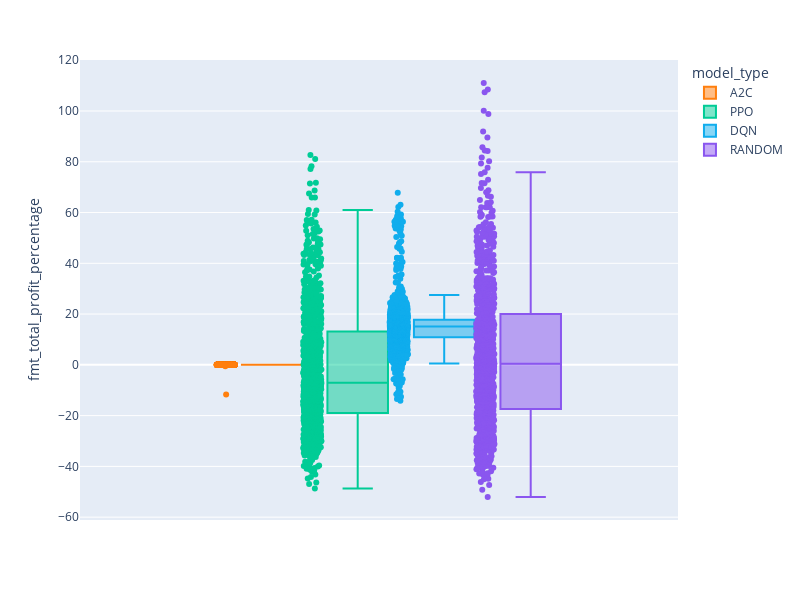

Notebook code for this chart:
### Code cell
fig = px.box(df_simulation_results, y="fmt_total_profit_percentage", color="model_type", points="all", color_discrete_sequence=[ "#FF7F0E", "#00CC96", "#10aded", "#8A56EF"],  width=800, height=600)
fig.show()

### Figure 1 — Plotly figure (JSON) as saved in the notebook; plotly's stock layout.template omitted (floating-point values rounded to 4 significant figures; data arrays with more than 128 entries replaced by an {"elided": "..."} marker saying what was removed)
{"data": [{"alignmentgroup": "True", "boxpoints": "all", "hovertemplate": "model_type=A2C<br>fmt_total_profit_percentage=%{y}<extra></extra>", "legendgroup": "A2C", "marker": {"color": "#FF7F0E"}, "name": "A2C", "notched": false, "offsetgroup": "A2C", "orientation": "v", "showlegend": true, "type": "box", "x0": " ", "xaxis": "x", "y": {"elided": "1000 float values"}, "y0": " ", "yaxis": "y"}, {"alignmentgroup": "True", "boxpoints": "all", "hovertemplate": "model_type=PPO<br>fmt_total_profit_percentage=%{y}<extra></extra>", "legendgroup": "PPO", "marker": {"color": "#00CC96"}, "name": "PPO", "notched": false, "offsetgroup": "PPO", "orientation": "v", "showlegend": true, "type": "box", "x0": " ", "xaxis": "x", "y": {"elided": "1000 float values"}, "y0": " ", "yaxis": "y"}, {"alignmentgroup": "True", "boxpoints": "all", "hovertemplate": "model_type=DQN<br>fmt_total_profit_percentage=%{y}<extra></extra>", "legendgroup": "DQN", "marker": {"color": "#10aded"}, "name": "DQN", "notched": false, "offsetgroup": "DQN", "orientation": "v", "showlegend": true, "type": "box", "x0": " ", "xaxis": "x", "y": {"elided": "1000 float values"}, "y0": " ", "yaxis": "y"}, {"alignmentgroup": "True", "boxpoints": "all", "hovertemplate": "model_type=RANDOM<br>fmt_total_profit_percentage=%{y}<extra></extra>", "legendgroup": "RANDOM", "marker": {"color": "#8A56EF"}, "name": "RANDOM", "notched": false, "offsetgroup": "RANDOM", "orientation": "v", "showlegend": true, "type": "box", "x0": " ", "xaxis": "x", "y": {"elided": "1000 float values"}, "y0": " ", "yaxis": "y"}], "layout": {"boxmode": "group", "height": 600, "legend": {"title": {"text": "model_type"}, "tracegroupgap": 0}, "margin": {"t": 60}, "width": 800, "xaxis": {"anchor": "y", "domain": [0, 1]}, "yaxis": {"anchor": "x", "domain": [0, 1], "title": {"text": "fmt_total_profit_percentage"}}}}
